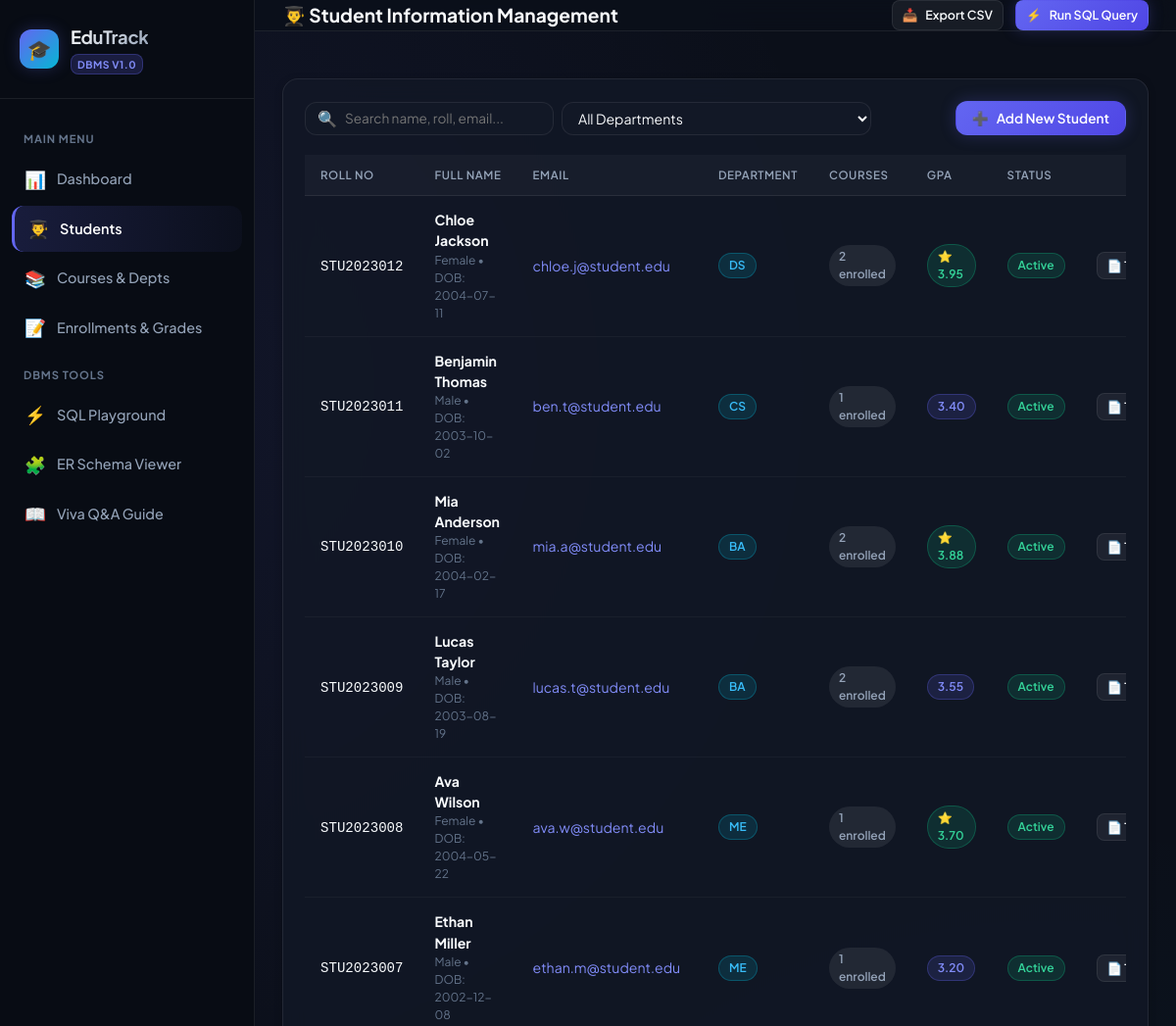
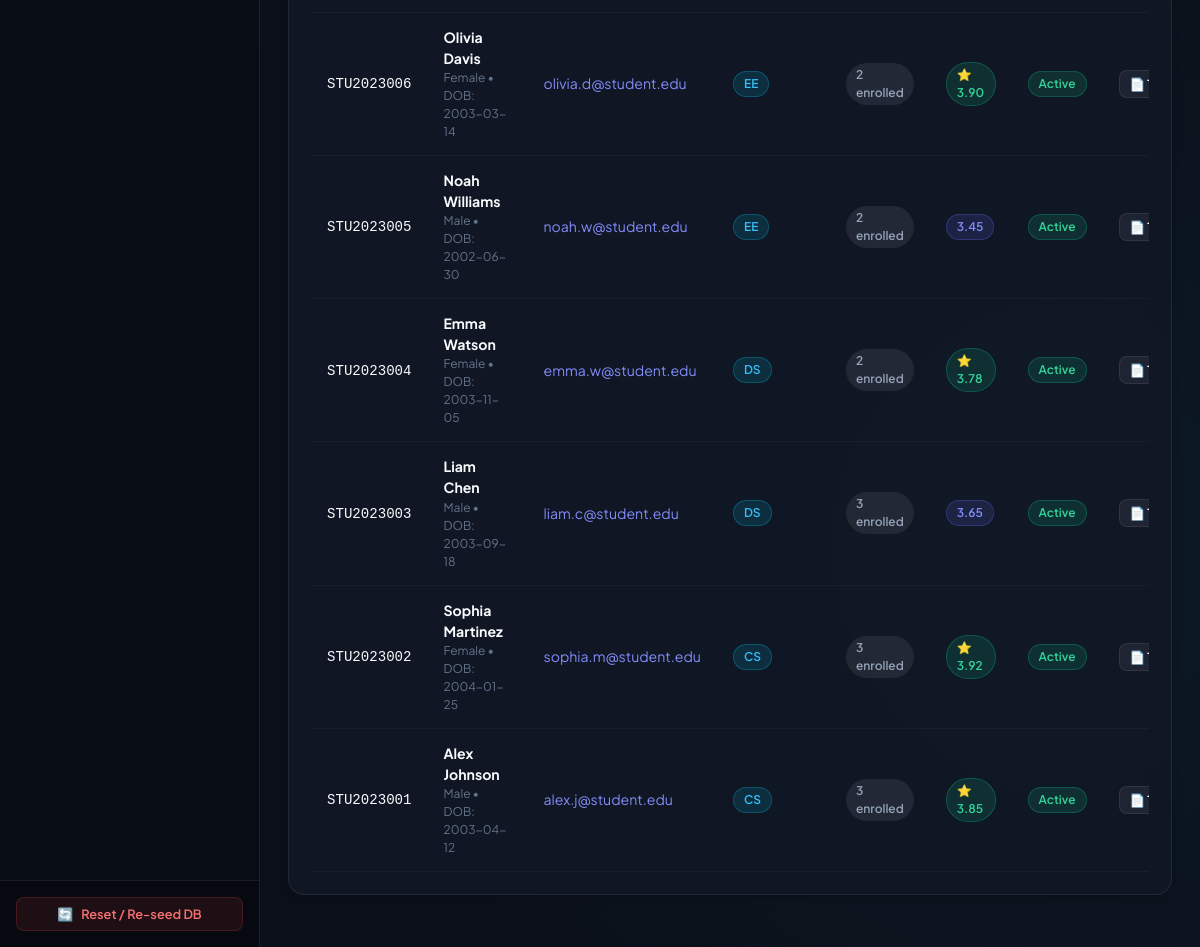
/students, run on the app's committed database (2 pictures, top to bottom).
### tables this page shows
CREATE TABLE students (
    student_id INTEGER PRIMARY KEY AUTOINCREMENT,
    roll_number VARCHAR(20) UNIQUE NOT NULL,
    first_name VARCHAR(50) NOT NULL,
    last_name VARCHAR(50) NOT NULL,
    email VARCHAR(100) UNIQUE NOT NULL,
    phone VARCHAR(20),
    dob DATE,
    gender VARCHAR(10) CHECK(gender IN ('Male', 'Female', 'Other')),
    enrollment_date DATE DEFAULT (DATE('now')),
    gpa DECIMAL(3, 2) DEFAULT 0.00 CHECK(gpa >= 0.00 AND gpa <= 4.00),
    dept_id INTEGER NOT NULL,
    status VARCHAR(20) DEFAULT 'Active' CHECK(status IN ('Active', 'Suspended', 'Graduated', 'Withdrawn')),
    FOREIGN KEY (dept_id) REFERENCES departments(dept_id) ON DELETE RESTRICT ON UPDATE CASCADE
);

CREATE TABLE departments (
    dept_id INTEGER PRIMARY KEY AUTOINCREMENT,
    dept_code VARCHAR(10) UNIQUE NOT NULL,
    dept_name VARCHAR(100) NOT NULL,
    building VARCHAR(50),
    budget DECIMAL(12, 2) DEFAULT 0.00,
    created_at TIMESTAMP DEFAULT CURRENT_TIMESTAMP
);

### app.py (the view)
@app.route('/students')
def students_page():
    search = request.args.get('search', '').strip()
    dept_id = request.args.get('dept_id', type=int)
    students = db.get_all_students(search=search, dept_id=dept_id)
    departments = db.get_all_departments()
    return render_template('students.html', students=students, departments=departments, current_search=search, current_dept=dept_id)

### database.py (called while the page is built)
def get_db_connection():
    conn = sqlite3.connect(DB_PATH)
    conn.row_factory = sqlite3.Row
    conn.execute("PRAGMA foreign_keys = ON;")
    return conn

def get_all_students(search=None, dept_id=None):
    conn = get_db_connection()
    c = conn.cursor()
    query = """
        SELECT s.*, d.dept_name, d.dept_code,
               (SELECT COUNT(*) FROM enrollments e WHERE e.student_id = s.student_id) AS course_count
        FROM students s
        JOIN departments d ON s.dept_id = d.dept_id
        WHERE 1=1
    """
    params = []
    if search:
        query += " AND (s.first_name LIKE ? OR s.last_name LIKE ? OR s.roll_number LIKE ? OR s.email LIKE ?)"
        term = f"%{search}%"
        params.extend([term, term, term, term])
    if dept_id:
        query += " AND s.dept_id = ?"
        params.append(dept_id)
    query += " ORDER BY s.student_id DESC;"
    c.execute(query, params)
    students = [dict(row) for row in c.fetchall()]
    conn.close()
    return students

def get_all_departments():
    conn = get_db_connection()
    c = conn.cursor()
    c.execute("""
        SELECT d.*,
               (SELECT COUNT(*) FROM students s WHERE s.dept_id = d.dept_id) AS student_count,
               (SELECT COUNT(*) FROM courses c WHERE c.dept_id = d.dept_id) AS course_count,
               (SELECT COUNT(*) FROM instructors i WHERE i.dept_id = d.dept_id) AS instructor_count
        FROM departments d
        ORDER BY d.dept_id ASC;
    """)
    depts = [dict(row) for row in c.fetchall()]
    conn.close()
    return depts

### templates/students.html (shortened to what this page needs)
{% extends 'base.html' %}
{% block page_title %}
<span>👨‍🎓 Student Information Management</span>
{% endblock %}
{% block content %}
<div class="card-panel">
    <div class="panel-header">
        <div style="display: flex; gap: 12px; align-items: center; flex-wrap: wrap;">
            <form method="GET" action="{{ url_for('students_page') }}" style="display: flex; gap: 8px;">
                <div class="search-box">
                    <span>🔍</span>
                    <input type="text" name="search" placeholder="Search name, roll, email..." value="{{ current_search }}">
                </div>
                <select name="dept_id" class="form-control" style="width: auto; padding: 6px 12px;" onchange="this.form.submit()">
                    <option value="">All Departments</option>
                </select>
            </form>
        </div>
        <div style="display: flex; gap: 10px;">
            <button type="button" class="btn btn-primary" onclick="openModal('addStudentModal')">
                <span>➕</span> Add New Student
            </button>
        </div>
    </div>
    <div class="table-responsive">
        <table class="custom-table">
            <thead>
                <tr>
                    <th>Roll No</th>
                    <th>Full Name</th>
                    <th>Email</th>
                    <th>Department</th>
                    <th>Courses</th>
                    <th>GPA</th>
                    <th>Status</th>
                    <th style="text-align: right;">Actions</th>
                </tr>
            </thead>
            <tbody>
                {% if students|length == 0 %}
                <tr>
                    <td colspan="8" style="text-align: center; padding: 40px; color: var(--text-muted);">
                        No students found matching your query.
                    </td>
                </tr>
                {% else %}
                {% for s in students %}
                <tr>
                    <td><code>{{ s.roll_number }}</code></td>
                    <td>
                        <strong>{{ s.first_name }} {{ s.last_name }}</strong>
                        <div style="font-size: 0.75rem; color: var(--text-muted);">{{ s.gender or 'N/A' }} • DOB: {{ s.dob or 'N/A' }}</div>
                    </td>
                    <td><a href="mailto:{{ s.email }}" style="color: var(--primary-light);">{{ s.email }}</a></td>
                    <td><span class="badge badge-info">{{ s.dept_code }}</span></td>
                    <td><span class="badge badge-neutral">{{ s.course_count }} enrolled</span></td>
                    <td>
                        {% if s.gpa >= 3.7 %}
                            <span class="badge badge-success">⭐ {{ "%.2f"|format(s.gpa) }}</span>
                        {% elif s.gpa >= 3.0 %}
                            <span class="badge badge-primary">{{ "%.2f"|format(s.gpa) }}</span>
                        {% elif s.gpa > 0 %}
                            <span class="badge badge-warning">{{ "%.2f"|format(s.gpa) }}</span>
                        {% else %}
                            <span class="badge badge-neutral">0.00</span>
                        {% endif %}
                    </td>
                    <td>
                        {% if s.status == 'Active' %}
                            <span class="badge badge-success">Active</span>
                        {% else %}
                            <span class="badge badge-danger">{{ s.status }}</span>
                        {% endif %}
                    </td>
                    <td style="text-align: right; white-space: nowrap;">
                        <button type="button" class="btn btn-secondary btn-sm" onclick="viewStudentTranscript({{ s.student_id }})" title="View Transcript">
                            📄 Transcript
                        </button>
                    </td>
                </tr>
                {% endfor %}
                {% endif %}
            </tbody>
        </table>
    </div>
</div>
{% endblock %}

### static/css/style.css (style rules this page uses)
:root { --font-sans: 'Plus Jakarta Sans', -apple-system, BlinkMacSystemFont, "Segoe UI", Roboto, Helvetica, Arial, sans-serif; --font-mono: 'JetBrains Mono', 'Fira Code', Consolas, Monaco, monospace; --bg-main: #0B0F19; --bg-card: rgba(18, 24, 38, 0.85); --bg-card-hover: rgba(26, 34, 53, 0.95); --bg-sidebar: #080C14; --bg-input: #121826; --border-color: rgba(255, 255, 255, 0.08); --border-focus: rgba(99, 102, 241, 0.5); --text-primary: #F8FAFC; --text-secondary: #94A3B8; --text-muted: #64748B; --primary: #6366F1; --primary-light: #818CF8; --primary-dark: #4F46E5; --primary-glow: rgba(99, 102, 241, 0.25); --success: #10B981; --success-glow: rgba(16, 185, 129, 0.2); --warning: #F59E0B; --warning-glow: rgba(245, 158, 11, 0.2); --danger: #EF4444; --danger-glow: rgba(239, 68, 68, 0.2); --info: #06B6D4; --info-glow: rgba(6, 182, 212, 0.2); --radius-sm: 8px; --radius-md: 12px; --radius-lg: 16px; --radius-full: 9999px; --shadow-sm: 0 2px 8px rgba(0, 0, 0, 0.2); --shadow-md: 0 6px 20px rgba(0, 0, 0, 0.35); --shadow-lg: 0 12px 32px rgba(0, 0, 0, 0.5); --glass: backdrop-filter: blur(12px); -webkit-backdrop-filter: blur(12px); --transition: all 0.2s cubic-bezier(0.16, 1, 0.3, 1); }
*, *::before, *::after { box-sizing: border-box; margin: 0; padding: 0; }
body { font-family: var(--font-sans); background-color: var(--bg-main); color: var(--text-primary); line-height: 1.5; min-height: 100vh; display: flex; overflow-x: hidden; background-image: radial-gradient(circle at 10% 20%, rgba(99, 102, 241, 0.08) 0%, transparent 40%), radial-gradient(circle at 90% 80%, rgba(6, 182, 212, 0.06) 0%, transparent 40%); }
a { color: inherit; text-decoration: none; }
button, input, select, textarea { font-family: inherit; }
.card-panel { background: var(--bg-card); backdrop-filter: blur(12px); -webkit-backdrop-filter: blur(12px); border: 1px solid var(--border-color); border-radius: var(--radius-lg); padding: 22px; margin-bottom: 24px; box-shadow: var(--shadow-sm); }
.panel-header { display: flex; justify-content: space-between; align-items: center; margin-bottom: 20px; flex-wrap: wrap; gap: 12px; }
.table-responsive { width: 100%; overflow-x: auto; }
.custom-table { width: 100%; border-collapse: separate; border-spacing: 0; text-align: left; font-size: 0.88rem; }
.custom-table th { background: rgba(255, 255, 255, 0.03); color: var(--text-secondary); font-weight: 600; text-transform: uppercase; font-size: 0.72rem; letter-spacing: 0.05em; padding: 12px 16px; border-bottom: 1px solid var(--border-color); white-space: nowrap; }
.custom-table td { padding: 14px 16px; border-bottom: 1px solid rgba(255, 255, 255, 0.04); color: var(--text-primary); vertical-align: middle; }
.custom-table tbody tr { transition: var(--transition); }
.badge { display: inline-flex; align-items: center; gap: 4px; padding: 3px 10px; border-radius: var(--radius-full); font-size: 0.75rem; font-weight: 600; }
.badge-primary { background: rgba(99, 102, 241, 0.15); color: #818CF8; border: 1px solid rgba(99, 102, 241, 0.3); }
.badge-success { background: rgba(16, 185, 129, 0.15); color: #34D399; border: 1px solid rgba(16, 185, 129, 0.3); }
.badge-info { background: rgba(6, 182, 212, 0.15); color: #38BDF8; border: 1px solid rgba(6, 182, 212, 0.3); }
.badge-neutral { background: rgba(255, 255, 255, 0.08); color: var(--text-secondary); }
.btn { display: inline-flex; align-items: center; justify-content: center; gap: 8px; padding: 8px 16px; border-radius: var(--radius-md); font-size: 0.85rem; font-weight: 600; cursor: pointer; transition: var(--transition); border: 1px solid transparent; }
.btn-primary { background: linear-gradient(135deg, var(--primary), var(--primary-dark)); color: #FFF; box-shadow: 0 0 16px var(--primary-glow); }
.btn-secondary { background: rgba(255, 255, 255, 0.06); color: var(--text-primary); border-color: var(--border-color); }
.btn-sm { padding: 5px 10px; font-size: 0.78rem; border-radius: var(--radius-sm); }
.form-control { width: 100%; padding: 9px 14px; background: var(--bg-input); border: 1px solid var(--border-color); border-radius: var(--radius-md); color: var(--text-primary); font-size: 0.88rem; transition: var(--transition); outline: none; }
.search-box { display: flex; align-items: center; background: var(--bg-input); border: 1px solid var(--border-color); border-radius: var(--radius-md); padding: 4px 12px; gap: 8px; }
.search-box input { background: transparent; border: none; outline: none; color: var(--text-primary); font-size: 0.85rem; width: 200px; }

### data on the page
students: roll_number "STU2023012", first_name "Chloe", last_name "Jackson", gender "Female", dob "2004-07-11", email "chloe.j@student.edu", dept_code "DS", course_count "2", gpa "3.95", status "Active"
students: roll_number "STU2023011", first_name "Benjamin", last_name "Thomas", gender "Male", dob "2003-10-02", email "ben.t@student.edu", dept_code "CS", course_count "1", gpa "3.40", status "Active"
students: roll_number "STU2023010", first_name "Mia", last_name "Anderson", gender "Female", dob "2004-02-17", email "mia.a@student.edu", dept_code "BA", course_count "2", gpa "3.88", status "Active"
students: roll_number "STU2023009", first_name "Lucas", last_name "Taylor", gender "Male", dob "2003-08-19", email "lucas.t@student.edu", dept_code "BA", course_count "2", gpa "3.55", status "Active"
students: roll_number "STU2023008", first_name "Ava", last_name "Wilson", gender "Female", dob "2004-05-22", email "ava.w@student.edu", dept_code "ME", course_count "1", gpa "3.70", status "Active"
students: roll_number "STU2023007", first_name "Ethan", last_name "Miller", gender "Male", dob "2002-12-08", email "ethan.m@student.edu", dept_code "ME", course_count "1", gpa "3.20", status "Active"
students: roll_number "STU2023006", first_name "Olivia", last_name "Davis", gender "Female", dob "2003-03-14", email "olivia.d@student.edu", dept_code "EE", course_count "2", gpa "3.90", status "Active"
students: roll_number "STU2023005", first_name "Noah", last_name "Williams", gender "Male", dob "2002-06-30", email "noah.w@student.edu", dept_code "EE", course_count "2", gpa "3.45", status "Active"
students: roll_number "STU2023004", first_name "Emma", last_name "Watson", gender "Female", dob "2003-11-05", email "emma.w@student.edu", dept_code "DS", course_count "2", gpa "3.78", status "Active"
students: roll_number "STU2023003", first_name "Liam", last_name "Chen", gender "Male", dob "2003-09-18", email "liam.c@student.edu", dept_code "DS", course_count "3", gpa "3.65", status "Active"
students: roll_number "STU2023002", first_name "Sophia", last_name "Martinez", gender "Female", dob "2004-01-25", email "sophia.m@student.edu", dept_code "CS", course_count "3", gpa "3.92", status "Active"
students: roll_number "STU2023001", first_name "Alex", last_name "Johnson", gender "Male", dob "2003-04-12", email "alex.j@student.edu", dept_code "CS", course_count "3", gpa "3.85", status "Active"
